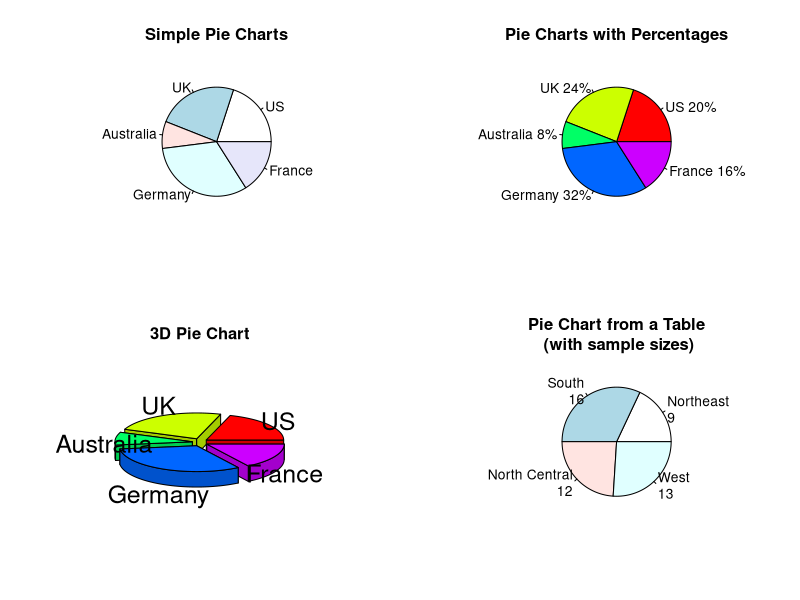

R code for this plot:
# combine four graphs into one
par(mfrow=c(2,2))
slices <- c(10,12,4,16,8)
lbls <- c("US","UK","Australia","Germany","France")

pie(slices, labels = lbls, main = "Simple Pie Charts")

# add percentages to pie chart
pct <- round(slices/sum(slices)*100)
lbls2 <- paste(lbls, " ", pct, "%", sep="")
pie(slices, labels=lbls2, col=rainbow(length(lbls2)),
    main="Pie Charts with Percentages")

require(plotrix)
pie3D(slices, labels=lbls, explode=0.1, main="3D Pie Chart")

# create chart from table
mytable <- table(state.region)
lbls3 <- paste(names(mytable), "\n", mytable, sep="")
pie(mytable, labels=lbls3, main="Pie Chart from a Table\n (with sample sizes)")
